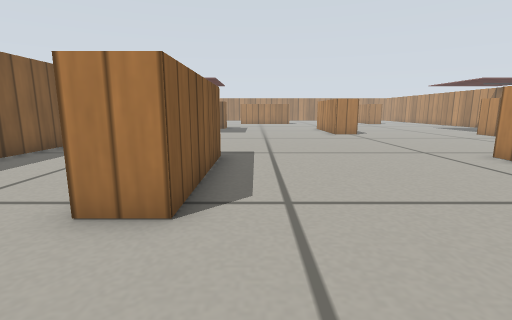
[1] (above)

20 first-person views from a walk through a world built for the Gazebo simulator. The camera is 0.27 m above the floor, tilts 10° down and sees 85° across. The floor is counted in squares, 0.2 m on a side. Each view is taken from the middle of a square. On the plan, view 1 faces up. The plan holds only what a view shows up to about 13 squares ahead; the rest is blank. Gazebo's built-in surfaces are drawn with simple patterns.

[2]
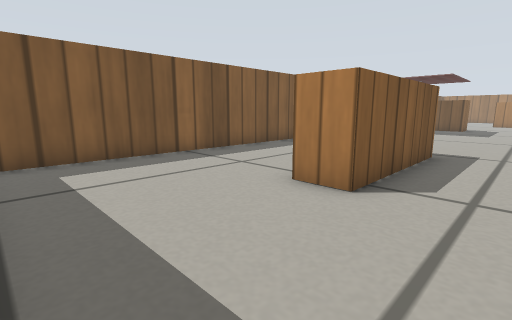

[3]
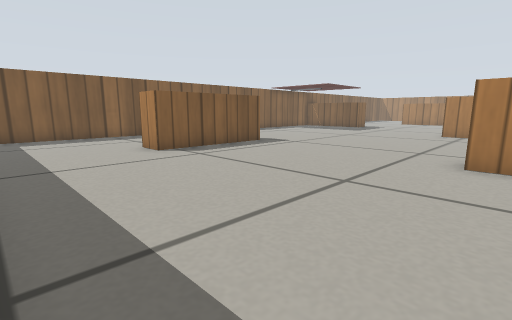

[4]
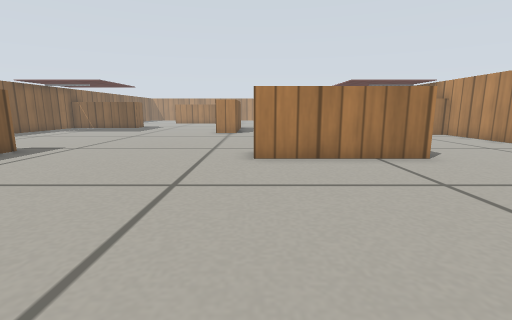

[5]
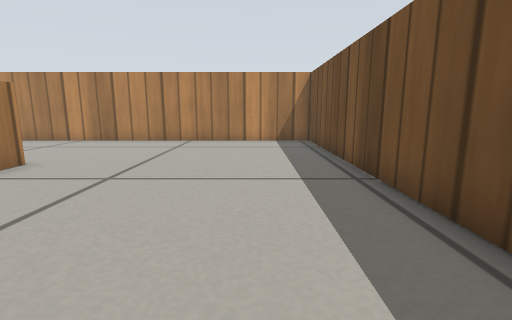

[6]
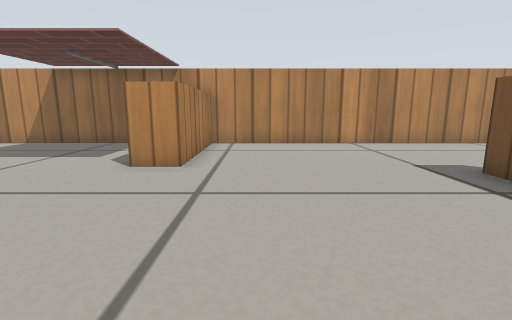

[7]
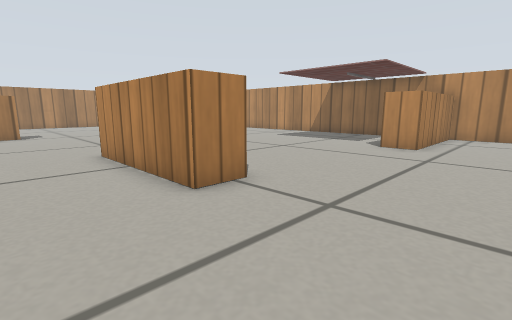

[8]
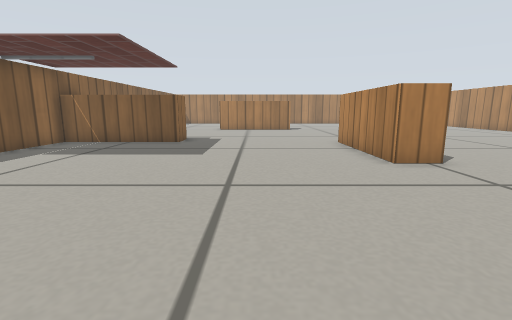

[9]
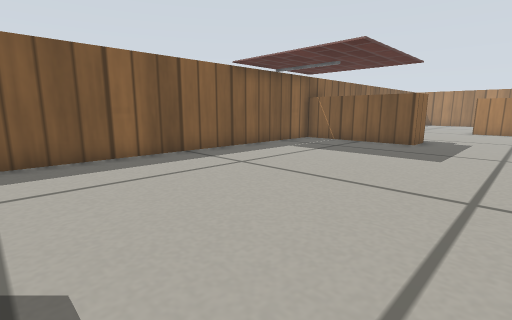

[10]
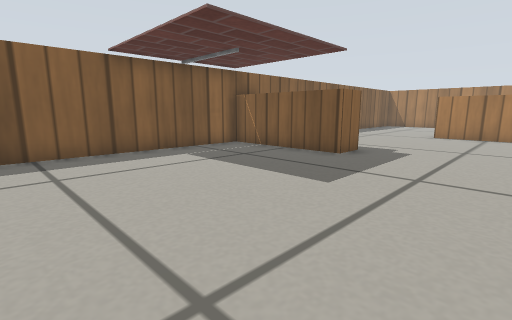

[11]
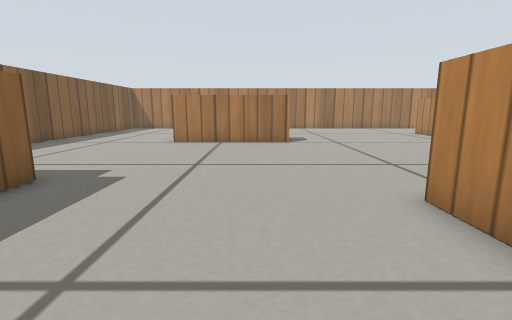

[12]
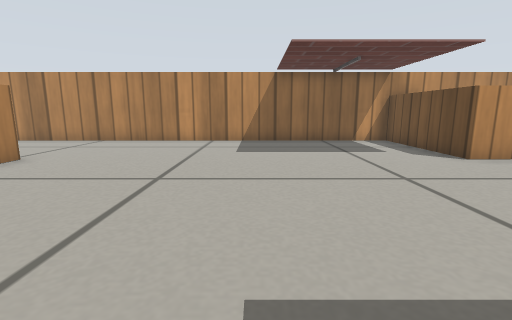

[13]
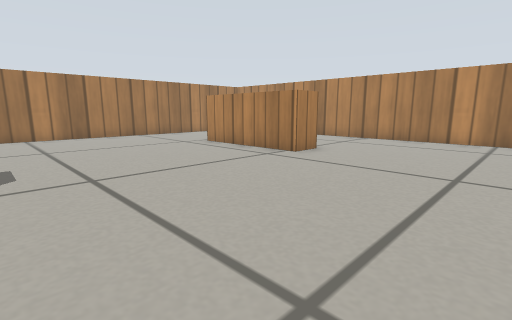

[14]
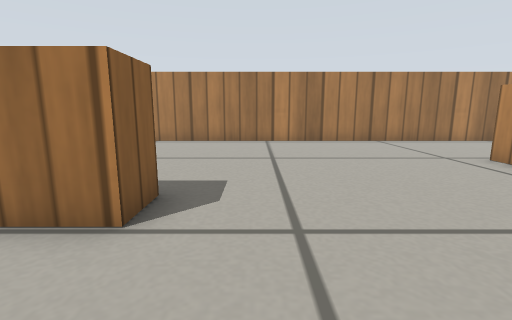

[15]
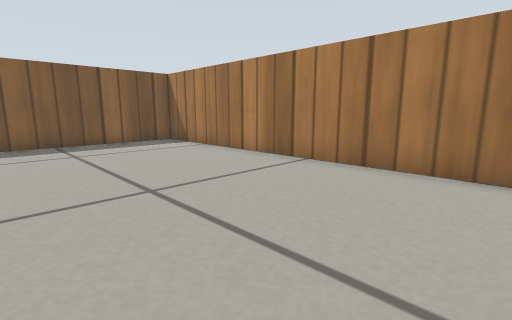

[16]
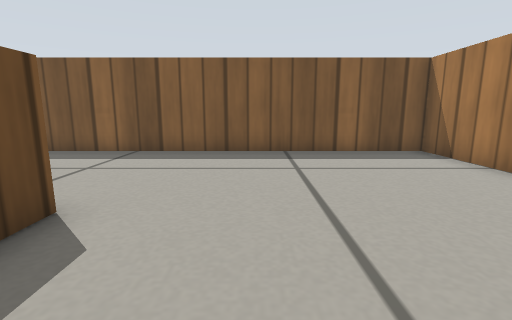

[17]
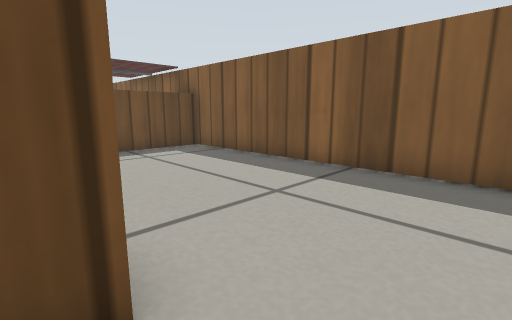

[18]
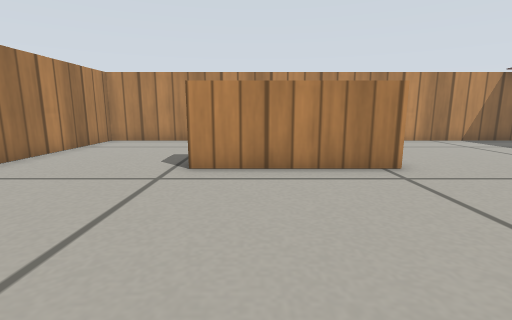

[19]
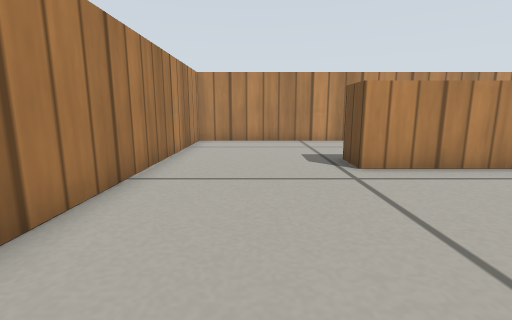

[20]
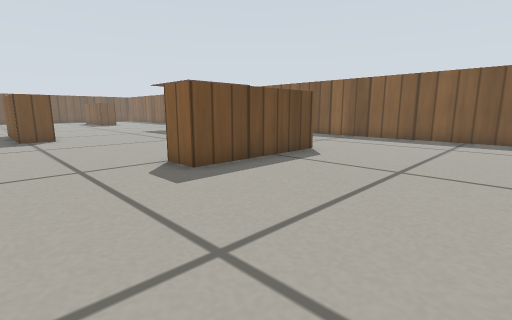

### Floor plan
Points are (right, up) in squares from view 1. A wall is a line through its corners. A room is listed if a view was taken in it or the views show most of it. See-through windows are left out.
Room 1 (views 1, 2, 3, 4, 5, 6, 7, 8, 9, 10, 11, 12, 13, 14, 15, 16, 17, 18, 19, 20)
walls: (5.9, 16.1) (4.6, 16.1) (4.6, 21.1) (5.8, 21.1) (5.8, 18.4); (-2.3, 22.4) (-2.3, 21.1) (-7.4, 21.1); (-1.1, 8.4) (-1.1, 3.3) (-2.4, 3.3); (6.9, 7.5) (6.9, 8.1); (-7.4, 22.3) (-4.3, 22.3); (-1.6, 30.3) (3.4, 30.3) (3.4, 29.1) (-1.6, 29.1); (12.7, 28.6) (11.4, 28.6) (11.4, 33.6) (12.7, 33.6); (11.2, 8.1) (12, 8.1); (17.7, 14.8) (12.7, 14.8) (12.7, 16.1) (17.7, 16.1); (12, 6.8) (6.9, 6.8); (7.5, -1.4) (17.7, -1.4) (17.7, 38.6) (-7.3, 38.6) (-7.3, -0.8)

Where each view was taken, in squares from view 1:
view 1: 0 up, 0 right, facing up
view 2: 1 down, 1 right, facing up-left
view 3: 1 down, 8 right, facing up-left
view 4: 1 down, 7 right, facing up
view 5: 1 up, 5 right, facing right
view 6: 13 up, 6 right, facing right
view 7: 12 up, 2 right, facing up-right
view 8: 9 up, 1 right, facing up
view 9: 9 up, 1 right, facing up-left
view 10: 13 up, 2 right, facing up-left
view 11: 17 up, 2 right, facing up
view 12: 22 up, 5 right, facing right
view 13: 23 up, 4 right, facing up-right
view 14: 26 up, 5 right, facing up
view 15: 32 up, 5 right, facing up-left
view 16: 33 up, 2 right, facing left
view 17: 32 up, 1 left, facing down-left
view 18: 32 up, 5 right, facing right
view 19: 36 up, 5 right, facing right
view 20: 36 up, 7 right, facing down-left
